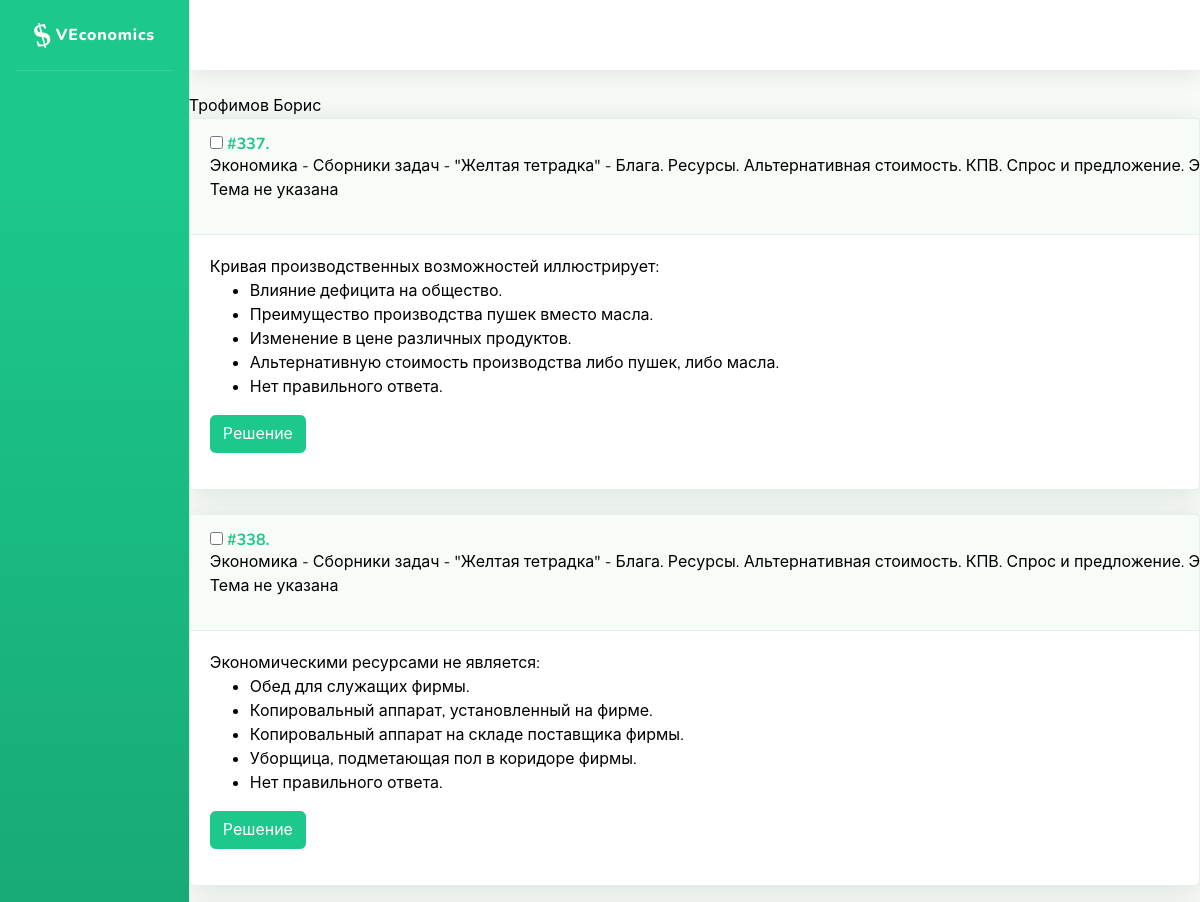
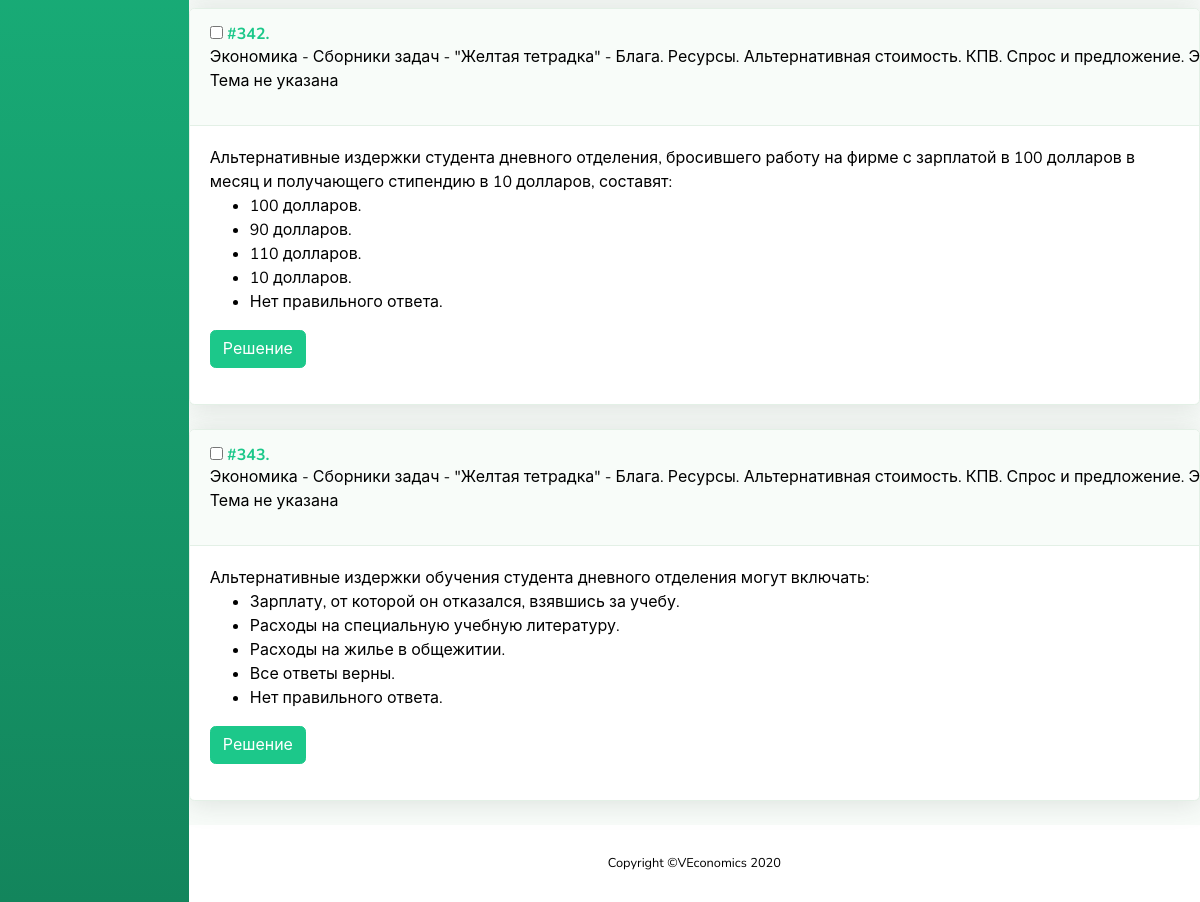
/problems/failed/35/35 (signed in), run on the app's committed database (2 pictures, top to bottom).
### problems/models.py (models this page shows, shortened)
class Problem(models.Model):
    name = models.CharField('Название', max_length=200, blank=True, null=True)
    task = RichTextUploadingField('Условие')
    problem_type = models.IntegerField('Тип задачи', choices=TYPE_CHOICES, blank=False, null=False, default=0)
    short_answer = models.CharField('Ответ (для автоматической проверки)', max_length=200, blank=True)
    yesno_answer = models.IntegerField('Ответ ДА/НЕТ', choices=YESNO_CHOICES, blank=False, default=0)
    solution = RichTextUploadingField('Решение', blank=True)
    hint = RichTextUploadingField('Подсказка', blank=True)
    topics = models.ManyToManyField(Topic, related_name="problems", verbose_name='Темы')
    assignments = models.ManyToManyField(User, through='Assignment', through_fields=['problem', 'person'])
    class Meta:
        ordering = ['id']

class Source(models.Model):
    name = models.CharField('Название', max_length=200)
    parent = models.ForeignKey('Source', on_delete=models.CASCADE, verbose_name="Предок", related_name='children',
                               blank=True, null=True)
    order = models.IntegerField('Порядковый номер')
    problem = models.ForeignKey(Problem, on_delete=models.CASCADE, blank=True, null=True)
    def __str__(self):
        try: # recursion could raise error
            if self.parent:
                return "{} - {}".format(self.parent, self.name)
            else:
                return self.name
        except:
            return self.name
    class Meta:
        ordering = ['id']

class Topic(models.Model):
    name = models.CharField('Название', max_length=200)
    parent = models.ForeignKey('Topic', on_delete=models.CASCADE, related_name='children', verbose_name='Предок', null=True, blank=True)
    order = models.IntegerField('Порядковый номер')
    leaf = models.BooleanField('Конечная вершина (можно привязывать задачи)', default=False)
    def __str__(self):
        return self.name
    class Meta:
        ordering = ['order']

class Variant(models.Model):
    text = models.CharField('Вариант ответа', max_length=1000, blank=False)
    right = models.BooleanField('Верный ответ', blank=False, null=False, default=False)
    problem = models.ForeignKey(Problem, verbose_name="Задача", on_delete=models.CASCADE, blank=True, null=True, related_name='variants')
    order = models.IntegerField('Порядковый номер', blank=False, null=False, default=0)
    class Meta:
        verbose_name = 'Ответ'
        verbose_name_plural = 'Ответы'

### problems/views.py (the view)
# urls.py: path('failed/<int:student_id>/<int:testset_pk>', views.failed_tests, name='failed'),
def failed_tests(request, student_id, testset_pk):
    testset = TestSet.objects.get(pk=testset_pk)
    student = User.objects.get(pk=student_id)
    problem_list = testset.problems.all()
    answer = []
    for problem in problem_list:
        negative_result = TestSubmit.objects.filter(assignment__person=student, problem=problem, answer_autoverdict=False).count()
        positive_result = TestSubmit.objects.filter(assignment__person=student, problem=problem, answer_autoverdict=True).count()
        if positive_result == 0 and negative_result > 0:
            answer.append(problem)
    return render(request, "problems/testset_result.html", {'tests': answer, 'student':student})

### problems/templates/problems/testset_result.html
{% extends "problems/sb/base.html" %}
{% block content %}
    {% if tests_ok %}
    <b>РЕЗУЛЬТАТЫ ТЕСТА: {{ tests_ok }}/{{ test_problems.count }} </b>
    {% else %}
        {{ student.last_name }} {{ student.first_name }}
    {% endif %}
    {% for problem in tests %}
        {% include 'problems/problem.html' %}
    {% endfor %}
{% endblock %}

### problems/templates/problems/problem.html (shortened to what this page needs)
{% autoescape off%}
<div class="problem">
    <div class="card shadow mb-4">
        <div class="problem-header">
            <a name="problem-{{ problem.id }}" class="d-block card-header py-3" role="button" aria-expanded="true" aria-controls="collapse">
                    <h6 class="m-0 font-weight-bold text-primary">
                        {% if 'teacher' in request.user.groups.all.0.name %}
                            <div class="problem-checkbox">
                                 <input type="checkbox" name="problem" class="checkbox-check" value="{{ problem.id }}">
                            </div>
                        {% endif %}
                        <nobr>
                            <div class="problem-id">
                                #{{ problem.id }}.
                            </div>
                        </nobr>
                    </h6>
                {% if 'teacher' in request.user.groups.all.0.name %}
                    <div class="problem-subtitle">
                        {% if problem.source_set.all %}
                            <div class="problem-sources">
                                {% for source in problem.source_set.all %}
                                    {% if forloop.last %}
                                        {{ source }}
                                    {% else %}
                                        {{ source }},<br>
                                    {% endif %}
                                {% endfor %}
                            </div>
                        {% endif %}
                        <div class="problem-topics"><p>
                            {% for topic in problem.topics.all %}
                                {% if forloop.last %}
                                    {{ topic }}
                                {% else %}
                                    {{ topic }},<br>
                                {% endif %}
                            {% endfor %}
                        </p></div>
                    </div>
                {% endif %}
            </a>
        </div>
        <div class="card-body">
        <div class="collapse show" id="problem-{{ problem.id }}">
            <div class="problem-task">
                {{ problem.task }}
                {% if not problem.submit and not problem.assignment and not problem.form %}
                    {% if problem.variants %}
                        <ul>
                            {% for variant in problem.variants.all %}
                                <li>
                                    {{ variant.text }}
                                </li>
                            {% endfor %}
                        </ul>
                    {% endif %}
                {% endif %}
            </div>
            <div class="problem-buttons">
                {% if 'teacher' in request.user.groups.all.0.name %}
                    {% if problem.solution or problem.variants or problem.short_answer or problem.yesno_answer %}
                        <a class="btn btn-primary" data-toggle="collapse" href="#solution-{{ problem.id }}" role="button" aria-expanded="false" aria-controls="collapseExample">Решение</a>
                    {% endif %}
                {% endif %}
            </div>
        </div>
    </div>
    </div>
</div>
{% endautoescape %}

### problems/static/problems/main.css (style rules this page uses)
.problem-header { white-space:nowrap }
h6 div { display:inline-block; }

### data on the page
Problem: id "337", task "Кривая производственных возможностей иллюстрирует:"
Source: parent+name "Экономика - Сборники задач - \"Желтая тетрадка\" - Блага. Ресурсы. Альтернативная стоимость. КПВ. Спрос и предложение.…"
Topic: name "Тема не указана"
Variant: text "Влияние дефицита на общество."
Variant: text "Преимущество производства пушек вместо масла."
Variant: text "Изменение в цене различных продуктов."
Variant: text "Альтернативную стоимость производства либо пушек, либо масла."
Variant: text "Нет правильного ответа."
Problem: id "338", task "Экономическими ресурсами не является:"
Source: parent+name "Экономика - Сборники задач - \"Желтая тетрадка\" - Блага. Ресурсы. Альтернативная стоимость. КПВ. Спрос и предложение.…"
Variant: text "Обед для служащих фирмы."
Variant: text "Копировальный аппарат, установленный на фирме."
Variant: text "Копировальный аппарат на складе поставщика фирмы."
Variant: text "Уборщица, подметающая пол в коридоре фирмы."
Variant: text "Нет правильного ответа."
Problem: id "342", task "Альтернативные издержки студента дневного отделения, бросившего работу на фирме с зарплатой в 100 долларов в месяц и получающего стипендию в 10 долларов, составят:"
Source: parent+name "Экономика - Сборники задач - \"Желтая тетрадка\" - Блага. Ресурсы. Альтернативная стоимость. КПВ. Спрос и предложение.…"
Variant: text "100 долларов."
Variant: text "90 долларов."
Variant: text "110 долларов."
Variant: text "10 долларов."
Variant: text "Нет правильного ответа."
Problem: id "343", task "Альтернативные издержки обучения студента дневного отделения могут включать:"
Source: parent+name "Экономика - Сборники задач - \"Желтая тетрадка\" - Блага. Ресурсы. Альтернативная стоимость. КПВ. Спрос и предложение.…"
Variant: text "Зарплату, от которой он отказался, взявшись за учебу."
Variant: text "Расходы на специальную учебную литературу."
Variant: text "Расходы на жилье в общежитии."
Variant: text "Все ответы верны."
Variant: text "Нет правильного ответа."

### other printed values
{{ student.last_name }} "Трофимов"
{{ student.first_name }} "Борис"
